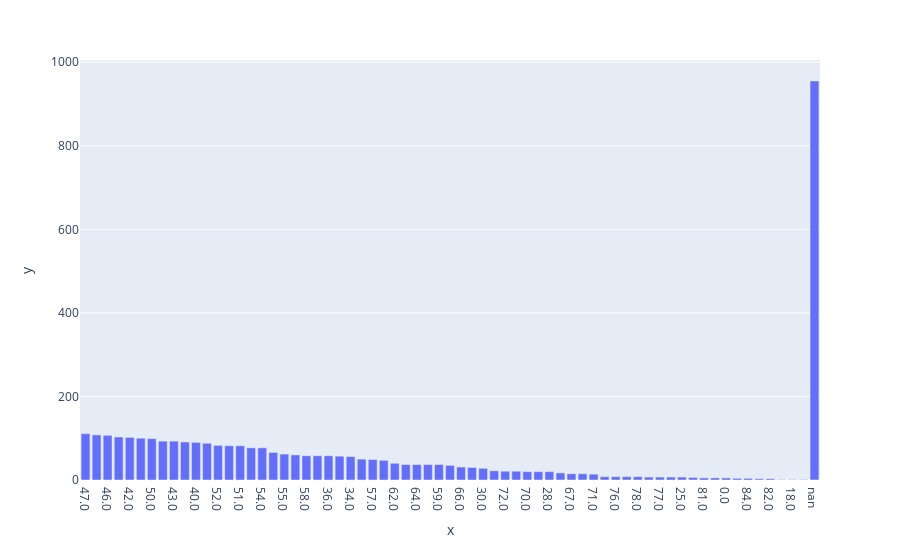

The cell this chart's notebook holds for it:
### Code cell
# plot bar chart of Family column (x values, y counts)
stats = df[col_name].value_counts().to_dict()
stats = {str(k): v for k, v in stats.items()}
stats['nan'] = df[col_name].isna().sum()
fig = px.bar(x=list(stats.keys()), y=list(stats.values()))
fig.show()

### Figure 1 — Plotly figure (JSON) as saved in the notebook; plotly's stock layout.template omitted (floating-point values rounded to 4 significant figures)
{"data": [{"alignmentgroup": "True", "hovertemplate": "x=%{x}<br>y=%{y}<extra></extra>", "legendgroup": "", "marker": {"color": "#636efa", "pattern": {"shape": ""}}, "name": "", "offsetgroup": "", "orientation": "v", "showlegend": false, "textposition": "auto", "type": "bar", "x": ["47.0", "44.0", "46.0", "45.0", "42.0", "49.0", "50.0", "48.0", "43.0", "39.0", "40.0", "41.0", "52.0", "35.0", "51.0", "38.0", "54.0", "56.0", "55.0", "53.0", "58.0", "60.0", "36.0", "37.0", "34.0", "33.0", "57.0", "32.0", "62.0", "31.0", "64.0", "61.0", "59.0", "63.0", "66.0", "65.0", "30.0", "29.0", "72.0", "68.0", "70.0", "27.0", "28.0", "69.0", "67.0", "74.0", "71.0", "26.0", "76.0", "73.0", "78.0", "24.0", "77.0", "75.0", "25.0", "23.0", "81.0", "80.0", "0.0", "79.0", "84.0", "87.0", "82.0", "83.0", "18.0", "85.0", "nan"], "xaxis": "x", "y": [111, 108, 107, 103, 102, 100, 99, 93, 93, 91, 90, 88, 83, 82, 82, 77, 77, 66, 62, 60, 58, 58, 58, 57, 56, 50, 49, 47, 40, 37, 37, 37, 37, 35, 31, 30, 28, 22, 21, 21, 20, 20, 20, 17, 15, 15, 14, 8, 8, 8, 8, 7, 7, 7, 7, 6, 5, 5, 5, 4, 4, 3, 3, 1, 1, 1, 955], "yaxis": "y"}], "layout": {"barmode": "relative", "legend": {"tracegroupgap": 0}, "margin": {"t": 60}, "xaxis": {"anchor": "y", "domain": [0, 1], "title": {"text": "x"}}, "yaxis": {"anchor": "x", "domain": [0, 1], "title": {"text": "y"}}}}
